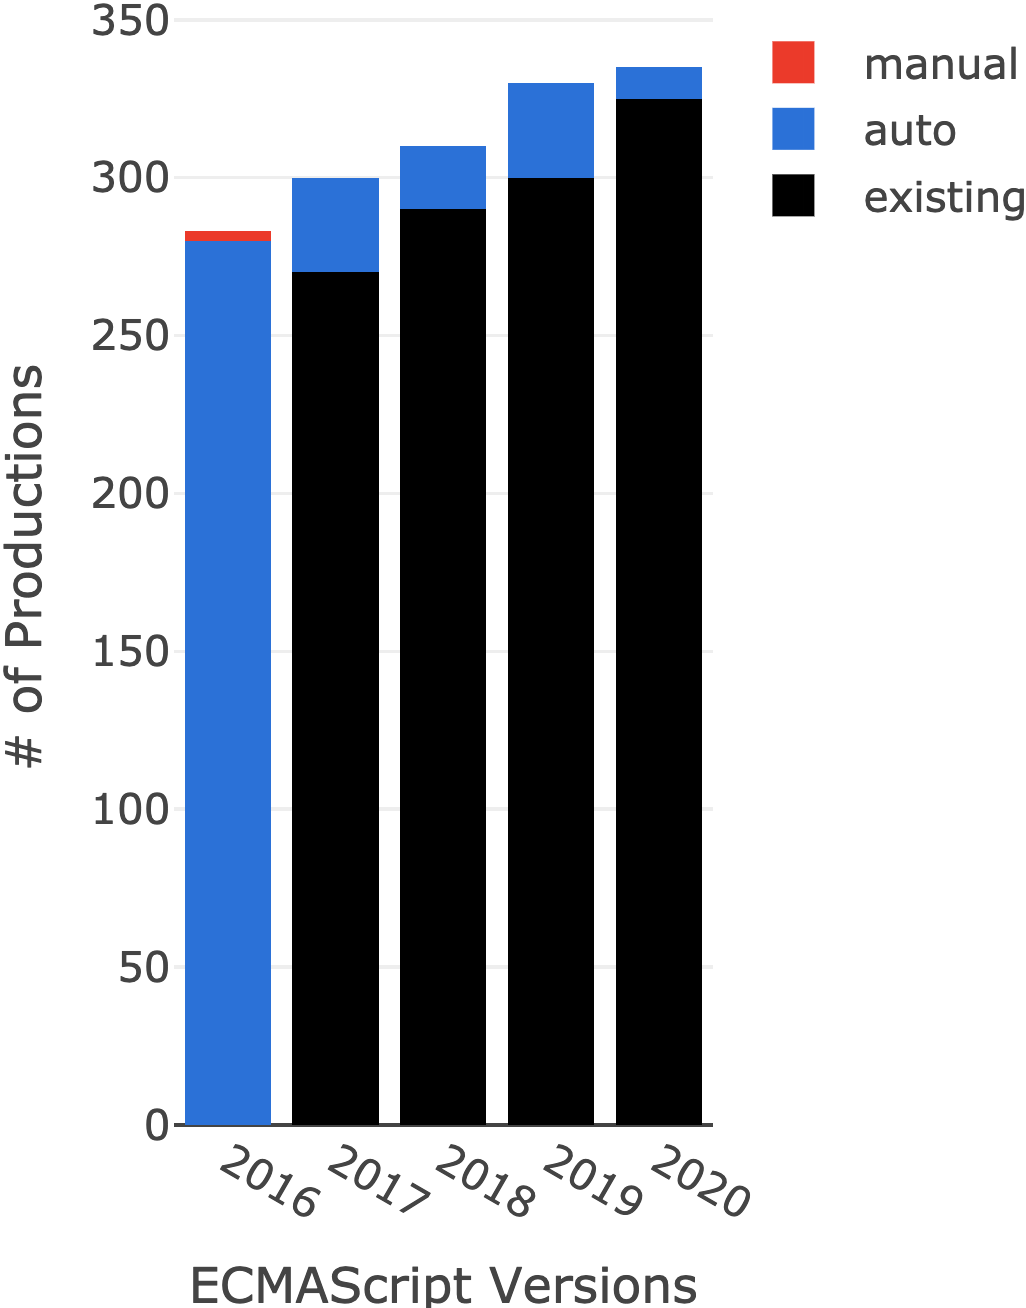

Reproduce this figure in R.
library(plotly)

ECMAScript_Version <- c(2016, 2017, 2018, 2019, 2020)
existing <- c(0, 270, 290, 300, 325)
auto <- c(280, 30, 20, 30, 10)
manual <- c(3, 0, 0, 0, 0)
data <- data.frame(ECMAScript_Version, existing, auto, manual)

p <- plot_ly(
  data,
  x = ~ECMAScript_Version,
  y = ~existing,
  type = 'bar',
  name = 'existing',
  marker = list(color = 'black')
) %>% add_trace(
  y = ~auto,
  name = 'auto',
  marker = list(color = '#0070DE')
) %>% add_trace(
  y = ~manual,
  name = 'manual',
  marker = list(color = '#FE1A13')
) %>% layout(
  yaxis = list(title = '# of Productions'),
  xaxis = list(title = 'ECMAScript Versions', dtick = 1),
  barmode = 'stack'
)
p
